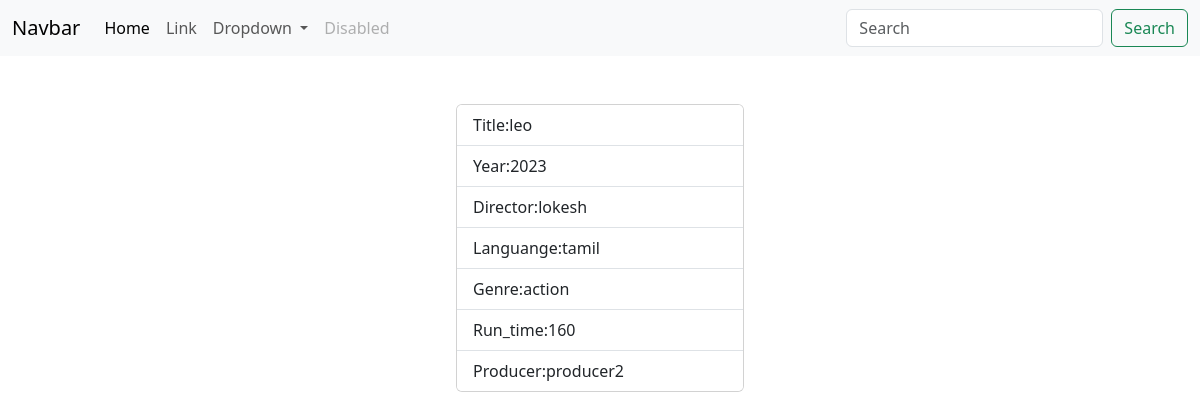
Page /movies/9/ on the committed database.
### myapp/models.py (models this page shows, shortened)
class Movie(models.Model):
    title=models.CharField(max_length=200)
    year=models.CharField(max_length=200)
    director=models.CharField(max_length=200)
    run_time=models.PositiveIntegerField()
    language=models.CharField(max_length=200)
    genre=models.CharField(max_length=200)
    producer=models.CharField(max_length=200,null=True)

### myapp/views.py (the view)
# urls.py: path("movies/<int:pk>/",views.MovieDetailView.as_view(),name="movie-detail"),
class MovieDetailView(View):
    def get(self,request,*args,**kwargs):
        id=kwargs.get("pk")
        qs=Movie.objects.get(id=id)
        return render(request,"movie_detail.html",{"data":qs})

### myapp/templates/movie_detail.html (shortened to what this page needs)
{%extends 'base.html'%}
{%block main_block%}
<div class="container mt-5 d-flex justify-content-center">
    <div class="card" style="width: 18rem;">
        <ul class="list-group list-group-flush">
          <li class="list-group-item">Title:{{data.title}}</li>
          <li class="list-group-item">Year:{{data.year}}</li>
          <li class="list-group-item">Director:{{data.director}}</li>
          <li class="list-group-item">Languange:{{data.language}}</li>
          <li class="list-group-item">Genre:{{data.genre}}</li>
          <li class="list-group-item">Run_time:{{data.run_time}}</li>
          <li class="list-group-item">Producer:{{data.producer}}</li>
        </ul>
    </div>
</div>
{%endblock%}

### rows in the picture
Movie: title "leo", year "2023", director "lokesh", language "tamil", genre "action", run_time "160", producer "producer2"
